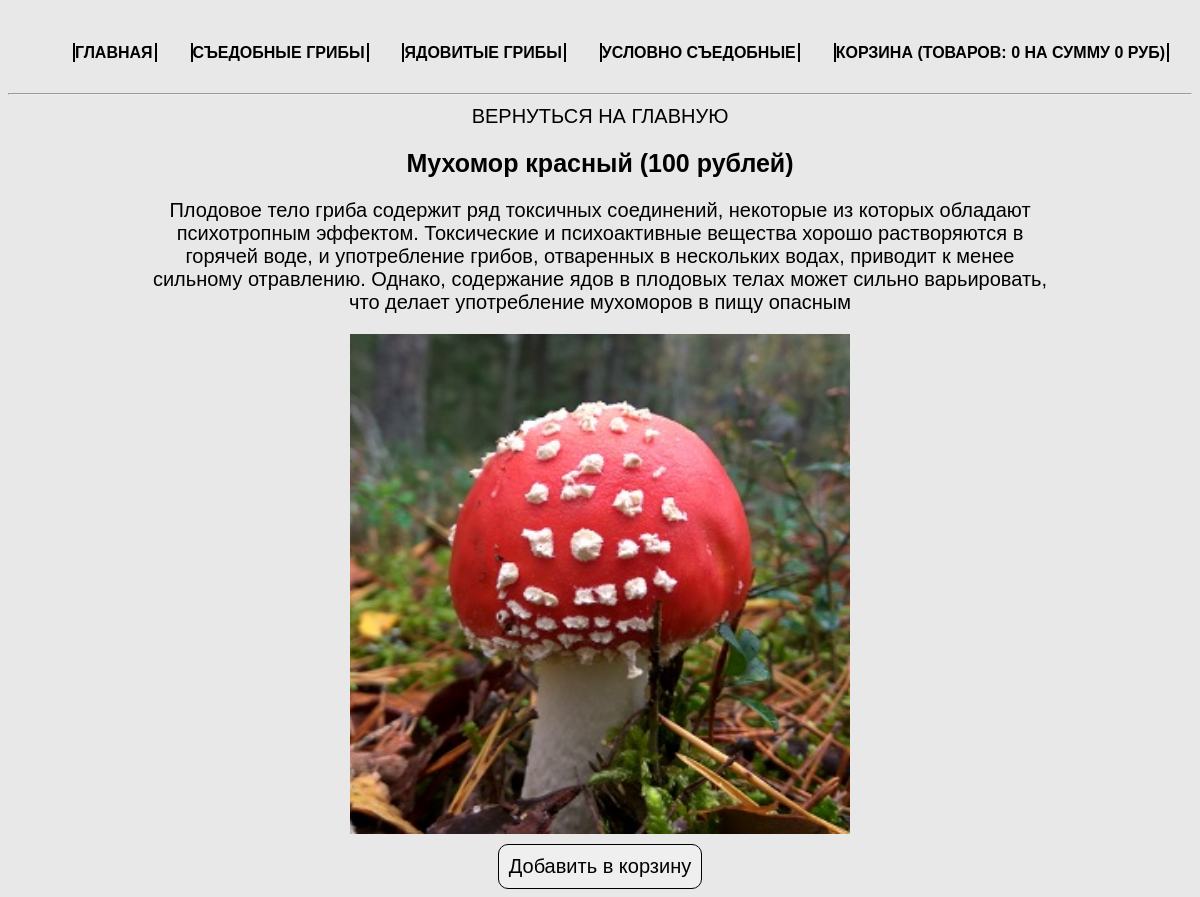
The page /product.php?product=amanita on the database its author committed.
### tables this page shows
CREATE TABLE `cats` (
  `id` int(11) NOT NULL,
  `name` varchar(50) NOT NULL,
  `rus_name` varchar(50) NOT NULL
);

CREATE TABLE `products` (
  `id` int(11) NOT NULL,
  `title` varchar(50) NOT NULL,
  `cat` varchar(50) NOT NULL,
  `price` int(11) NOT NULL,
  `rus_name` varchar(50) NOT NULL,
  `img` varchar(50) NOT NULL,
  `descr` text NOT NULL
);

### product.php (the view, shortened to what this page needs)
<?php
require_once 'DB/db.php';
if (isset($_GET['product'])) {
  $currentProduct = $_GET['product'];
  $product = $connect->query("SELECT * FROM products WHERE title='$currentProduct'");
  $product = $product->fetch(PDO::FETCH_ASSOC);
  require_once 'parts/header.php';
}
?>
<div class="product-card">
    <a href="index.php">Вернуться на главную</a>
    <h2><? echo $product['rus_name'] ?> (<? echo $product['price'] ?>
        рублей)</h2>
    <div class="descr"><? echo $product['descr'] ?></div>
    <img width="300" src="img/<? echo $product['img'] ?>"
         alt="<? echo $product['rus_name'] ?>">
        <? require 'action/add-form.php' ?>
</div>

### parts/header.php (shortened to what this page needs)
<?php
require_once 'db/db.php';
$cats = $connect->query("SELECT * FROM cats");
$cats = $cats->fetchAll(PDO::FETCH_ASSOC);
?>
<!doctype html>
<html lang="ru">
<head>
  <link rel="stylesheet" href="css/style.css">
</head>
<body>
<nav>
  <ul>
    <li><a href="index.php">Главная</a></li>
      <? foreach($cats as $cat) {?>
          <li><a href="index.php?cat=<? echo $cat['name']?>"><? echo $cat['rus_name'] ?></a></li>
      <? } ?>
    <li><a href="cart.php">Корзина (Товаров: <? echo $_SESSION['totalQuantity'] ? : 0; ?> на сумму <? echo $_SESSION['totalPrice'] ? : 0; ?> руб)</a></li>
  </ul>
</nav>
<hr>

### css/style.css (style rules this page uses)
* { font-family: 'Arial', sans-serif; font-size: 20px; }
body { margin-top: 20px; background-color: #e8e8e8; }
a { text-decoration: none; text-transform: uppercase; color: #000000; -webkit-transition: all .3s; -moz-transition: all .3s; -ms-transition: all .3s; -o-transition: all .3s; transition: all .3s; }
h2 { font-size: 25px; }
.main, nav { width: 1170px; margin: auto; display: flex; flex-wrap: wrap; justify-content: space-around; }
nav ul { display: flex; list-style: none; width: 100%; justify-content: space-around; font-weight: 700; }
nav a { font-size: 16px; }
nav a:after { content: ''; width: 10px; height: 10px; border: 1px solid #000; margin-left: 2px; }
nav a:before { content: ''; width: 10px; height: 10px; border: 1px solid #000; margin-left: 2px; }
.cart, .product-card { text-align: center; width: 900px; margin: auto; }
.descr { margin-bottom: 20px; }
.product-card img { width: 500px; }

### rows shown on the page
cats: rus_name "СЪЕДОБНЫЕ ГРИБЫ"
cats: rus_name "ЯДОВИТЫЕ ГРИБЫ"
cats: rus_name "УСЛОВНО СЪЕДОБНЫЕ"
products: rus_name "Мухомор красный", price "100", descr "Плодовое тело гриба содержит ряд токсичных соединений, некоторые из которых обладают психотропным эффектом. Токсические и психоактивные вещества хорошо растворяются в горячей воде, и употребление грибов, отваренных в нескольких водах, приводит к менее сильному отравлению. Однако, содержание ядов в плодовых телах может сильно варьировать, что делает употребление мухоморов в пищу опасным", img (picture)

### other values the page prints
$_SESSION['totalQuantity'] ? : 0 "0"
$_SESSION['totalPrice'] ? : 0 "0"
